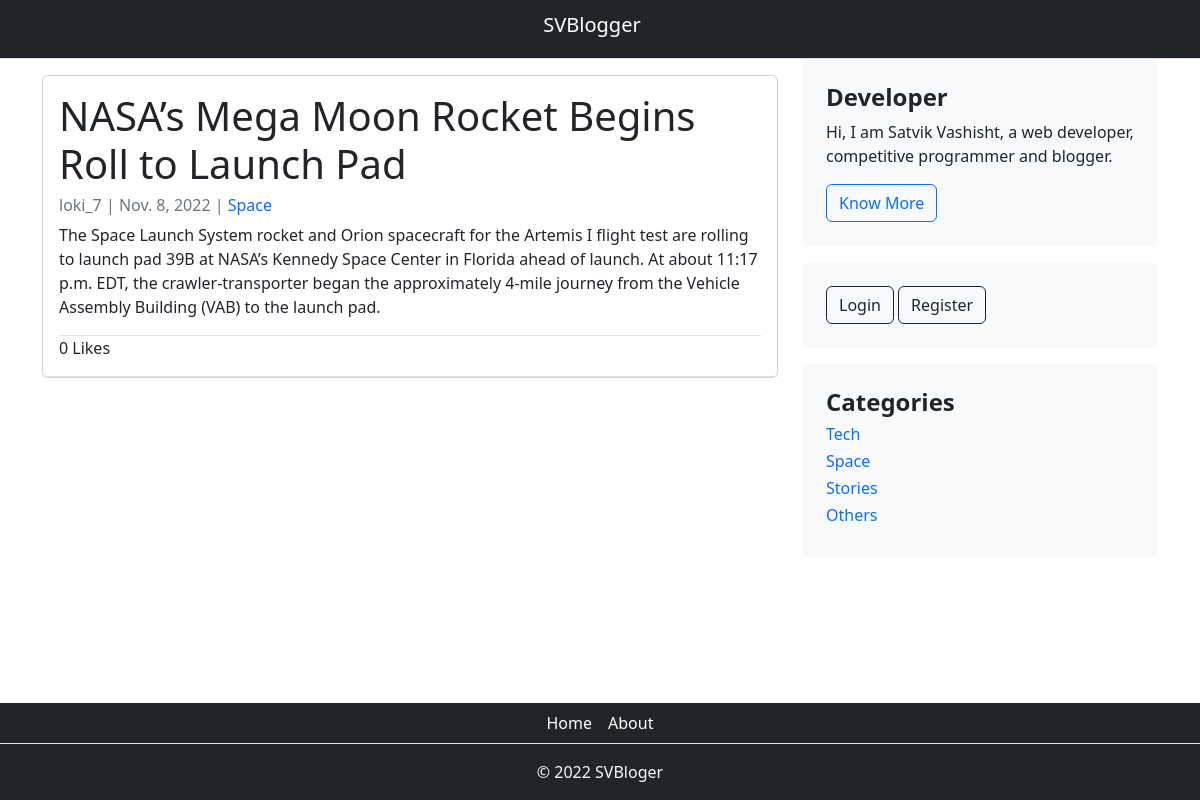
The app's page /blog/6 with its own data.
### home/models.py (models this page shows, shortened)
class Post(models.Model):
    title = models.CharField(max_length=100)
    author = models.ForeignKey(User, on_delete=models.CASCADE)
    body = models.TextField()
    created_on = models.DateField(auto_now_add=True)
    category = models.CharField(max_length=100, default='others')
    likes = models.ManyToManyField(User, related_name='blog_post')
    def total_like(self):
        return self.likes.count()

class Category(models.Model):
    name = models.CharField(max_length=100)
    def __str__(self):
        return self.name

### home/views.py (the view)
# urls.py: path('blog/<int:pk>',PostDetail.as_view(),name="post"),
class PostDetail(DetailView):
    model = Post
    template_name = "post.html"
    def get_context_data(self, *args, **kwargs):
        cat_menu = Category.objects.all()
        context = super(PostDetail, self).get_context_data(*args, **kwargs)
        stuff = get_object_or_404(Post, id=self.kwargs['pk'])
        total_likes = stuff.total_like()
        liked = False
        if stuff.likes.filter(id=self.request.user.id).exists():
            liked = True
        context["cat_menu"] = cat_menu
        context["total_likes"] = total_likes
        context["liked"] = liked
        return context

### home/templates/post.html (shortened to what this page needs)
{% extends 'base.html' %} {% block content %}
<div class="container">
  <div class="row">
    <div class="col-md-8  mt-3 left">
      <div class="card mb-4">
        <div class="card-body">
          <h1>{{ object.title }}</h1>
          <p class="card-text text-muted h6">{{ object.author }} | {{ post.created_on }} | <a href="{% url 'category' post.category %}" style="text-decoration: none;">{{ post.category }}</a></p>
          <p class="card-text">{{ object.body | safe }}</p>
          <div class="border-top">
            {{ total_likes }} Likes
          </div>
        </div>
        <div class="border-top">
        </div>
      </div>
    </div>
    {% block sidebar %} {% include 'sidebar.html' %} {% endblock sidebar %}
  </div>
</div>
{% endblock content %}

### home/templates/sidebar.html
{% block sidebar %}
<div class="col-md-4">
    <div class="position-sticky" style="top: 2rem;">
        <div class="p-4 mb-3 bg-light rounded">
          <h4 class=""><strong>Developer</strong></h4>
          <p class=" mb-0">Hi, I am Satvik Vashisht, a web developer, competitive programmer and blogger.</p>
          <a href="https://morning-coast-06742.herokuapp.com/" class="btn btn-outline-primary mt-3">Know More</a>
        </div>
        <div class="p-4 mb-3 bg-light rounded">
          {% if user.is_authenticated %}
          <h4 class="title"><strong>{{ user.username }}</strong></h4>
          <a href="{% url 'addpost' %}"><button type="button" class="btn btn-outline-dark text-center">Add Post</button></a>
          <a href="{% url 'logout' %}"><button type="button" class="btn btn-outline-dark text-center">Logout</button></a>
          {% else %}
          <a href="{% url 'login' %}"><button type="button" class="btn btn-outline-dark text-center">Login</button></a>
          <a href="{% url 'register' %}"><button type="button" class="btn btn-outline-dark text-center">Register</button></a>
          {% endif %}
        </div>
        <div class="p-4 mb-3 bg-light rounded">
          <h4 class=""><strong>Categories</strong></h4>
            {% for item in cat_menu %}
            <h6 class=""><a href="{% url 'category' item %}" style="text-decoration: none;">{{ item }}</a></h6>
            {% endfor %}
        </div>
    </div>
</div>
{% endblock sidebar %}

### home/templates/base.html (style rules this page uses)
html, body { height: 100%; width: 100%; margin: 0; display: table; }

### records on screen
Post: title "NASA’s Mega Moon Rocket Begins Roll to Launch Pad", author "loki_7", created_on "Nov. 8, 2022", category "Space", body "The Space Launch System rocket and Orion spacecraft for the Artemis I flight test are rolling to launch pad 39B at NASA’s Kennedy Space Center in Florida ahead of launch. At about 11:17 p.m. EDT, the crawler-transporter began the approximately 4-mile journey from the Vehicle Assembly Building (VAB) to the launch pad."
Category: name "Tech"
Category: name "Space"
Category: name "Stories"
Category: name "Others"

### other values on screen
{{ total_likes }} "0"
